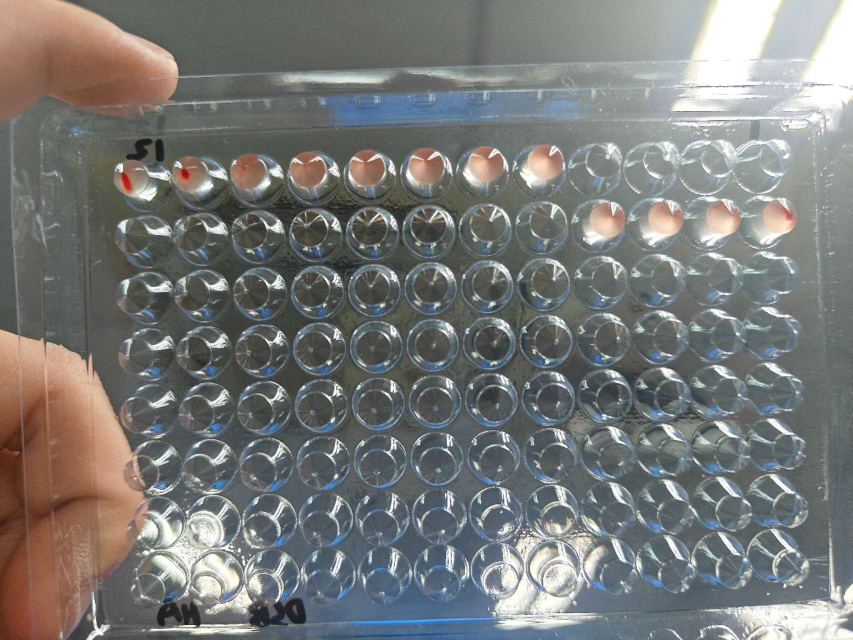
#> input picture 动物传染病学/HA.jpg, 1706 x 1280 px (shown at 1/2 size); its folder holds 5 pictures in this run
$ python create_final_report_minimalist.py
#> lines starting #> are read from the running program, lines starting #| are printed output that depends on the picture
import matplotlib as mpl
import matplotlib.pyplot as plt
import matplotlib.image as mpimg
import numpy as np

# [nature-figure] Minimalist Publication Polish
mpl.rcParams.update({
    "font.family": "sans-serif",
    "font.sans-serif": ["Arial", "Helvetica", "DejaVu Sans", "sans-serif"],
    "svg.fonttype": "none",
    "pdf.fonttype": 42,
    "font.size": 8.5,
})

def save_pub_py(fig, filename, dpi=600):
    fig.savefig(f"{filename}.svg", bbox_inches="tight")
    fig.savefig(f"{filename}.pdf", bbox_inches="tight")
    fig.savefig(f"{filename}.png", dpi=dpi, bbox_inches="tight")
    print(f"Minimalist report saved as {filename}.svg/pdf/png")

# 1. Load and Flip Images
ha_img = mpimg.imread('HA.jpg')
#> ha_img is the input picture: shape (1280, 1706, 3); mean R, G, B 120.4, 121.6, 119.9
hi_img = mpimg.imread('HI.jpg')
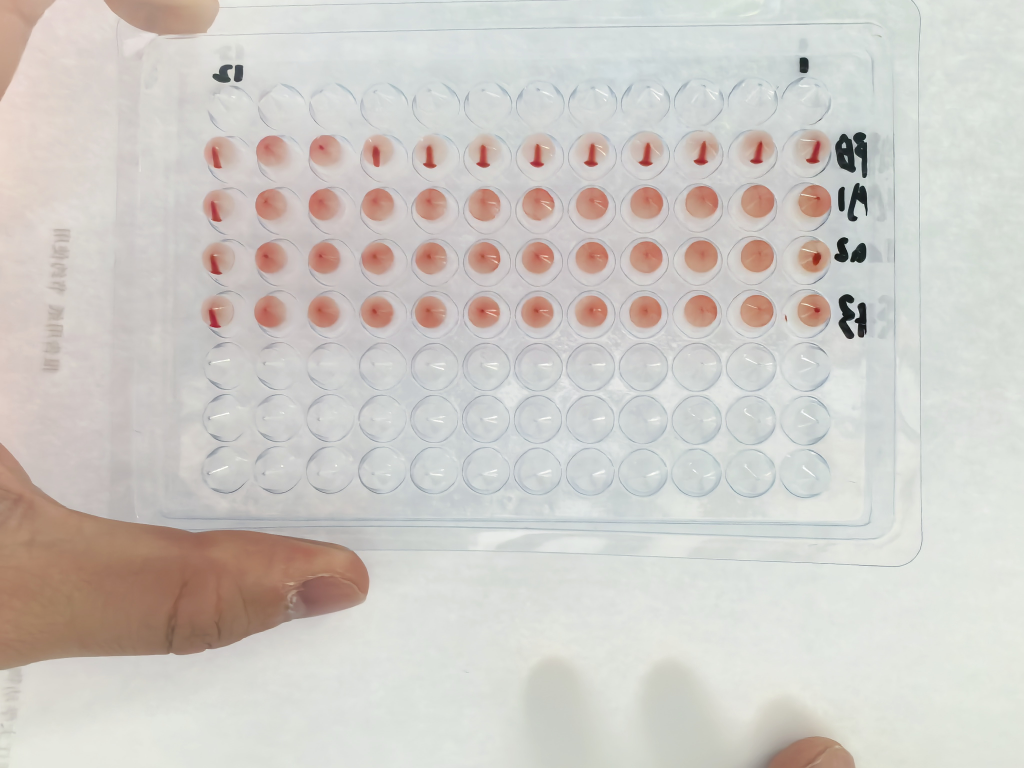
#> input picture 动物传染病学/HI.jpg, 4096 x 3072 px (shown at 1/4 size)
#> hi_img is the input picture: shape (3072, 4096, 3); mean R, G, B 207.1, 203.2, 198.1
ha_img_flipped = np.fliplr(ha_img)
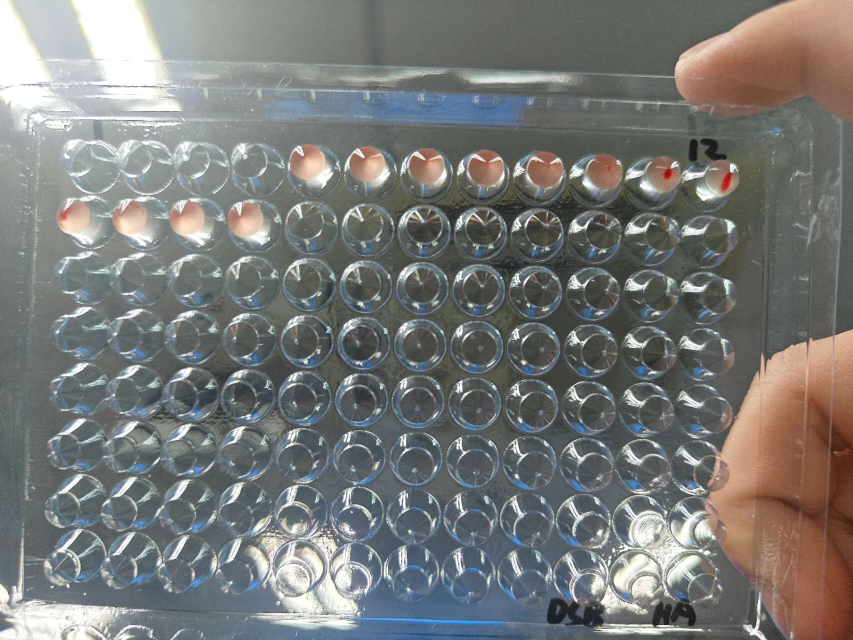
#> ha_img_flipped: shape (1280, 1706, 3) (shown at 1/2 size); mean R, G, B 120.4, 121.6, 119.9
hi_img_flipped = np.fliplr(hi_img)
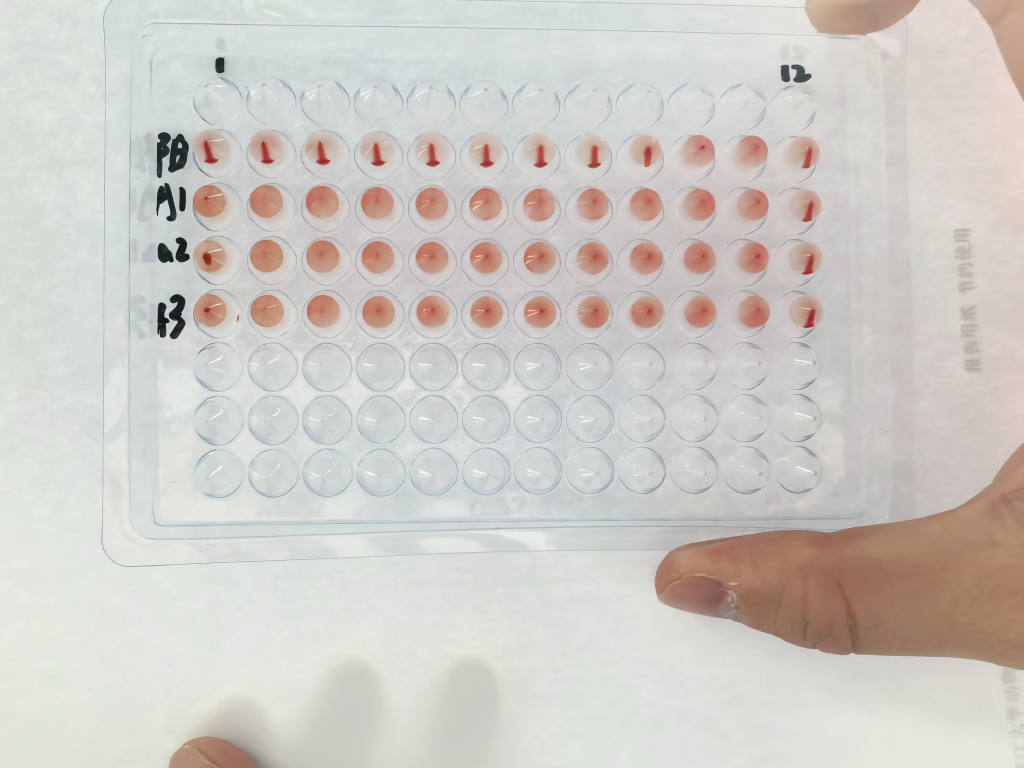
#> hi_img_flipped: shape (3072, 4096, 3) (shown at 1/4 size); mean R, G, B 207.1, 203.2, 198.1

# 2. Setup Figure Layout
fig = plt.figure(figsize=(11, 7.5))
# Use small hspace to keep C close, but titles need space for red labels
gs = fig.add_gridspec(2, 2, height_ratios=[1, 0.4], hspace=0.1, wspace=0.1)

# --- Panel (a): HA Plate ---
ax1 = fig.add_subplot(gs[0, 0])
ax1.imshow(ha_img_flipped)
ax1.set_axis_off()
# Removed titer from title, increased pad to 25 to avoid overlap with red numbers
ax1.set_title('a  Virus HA Assay', loc='left', fontweight='bold', pad=25)
for i in range(12):
    ax1.text(ha_img_flipped.shape[1] * (i + 0.5) / 12, -35, str(i+1),
             ha='center', fontsize=7, color='#E64B35', fontweight='bold')

# --- Panel (b): HI Plate ---
ax2 = fig.add_subplot(gs[0, 1])
ax2.imshow(hi_img_flipped)
ax2.set_axis_off()
# Removed titer from title
ax2.set_title('b  Serum HI Assay', loc='left', fontweight='bold', pad=25)
rows = ["PB", "A1", "A2", "A3"]
for i, label in enumerate(rows):
    ax2.text(-50, hi_img_flipped.shape[0] * (i + 1.2) / 6.5, label,
             va='center', ha='right', fontsize=9, fontweight='bold', color='#4DBBD5')

# --- Panel (c): Results Table ---
ax3 = fig.add_subplot(gs[1, :])
ax3.set_axis_off()
ax3.text(0.0, 0.95, 'c  Summary of Expert-Corrected Experimental Data', fontweight='bold', fontsize=10, color='darkred')

# Expert Corrected Data
table_data = [
    ["Assay Type", "Sample Group", "Expert Observation", "Final Titer ($log_2$)"],
    ["HA (Virus)", "Standard Ag", "Agglutination persists up to Well 10", "10"],
    ["HI (Serum)", "Positive Blood (PB)", "Inhibition persists up to Well 9", "9"],
    ["HI (Serum)", "Test Group A1", "Low/No inhibition detected", "< 2"],
    ["HI (Serum)", "Test Group A2", "Inhibition persists up to Well 2", "2"],
    ["HI (Serum)", "Test Group A3", "Low/No inhibition detected", "< 2"]
]

col_widths = [0.15, 0.20, 0.50, 0.15]
the_table = ax3.table(cellText=table_data, loc='center', cellLoc='center',
                      bbox=[0.0, 0.05, 1.0, 0.85], colWidths=col_widths)
the_table.auto_set_font_size(False)
the_table.set_fontsize(9)

# Formatting
for (row, col), cell in the_table.get_celld().items():
    if row == 0:
        cell.set_text_props(fontweight='bold', color='white')
        cell.set_facecolor('#333333')
    else:
        cell.set_edgecolor('#CCCCCC')
        cell.set_linewidth(0.5)
        if row > 2:
            cell.get_text().set_color('red')

plt.subplots_adjust(top=0.9, bottom=0.08, left=0.05, right=0.95)

save_pub_py(fig, "Final_Scientific_Report")
#> in save_pub_py, `fig.savefig(f"{filename}.svg", bbox_inches="tight")`:
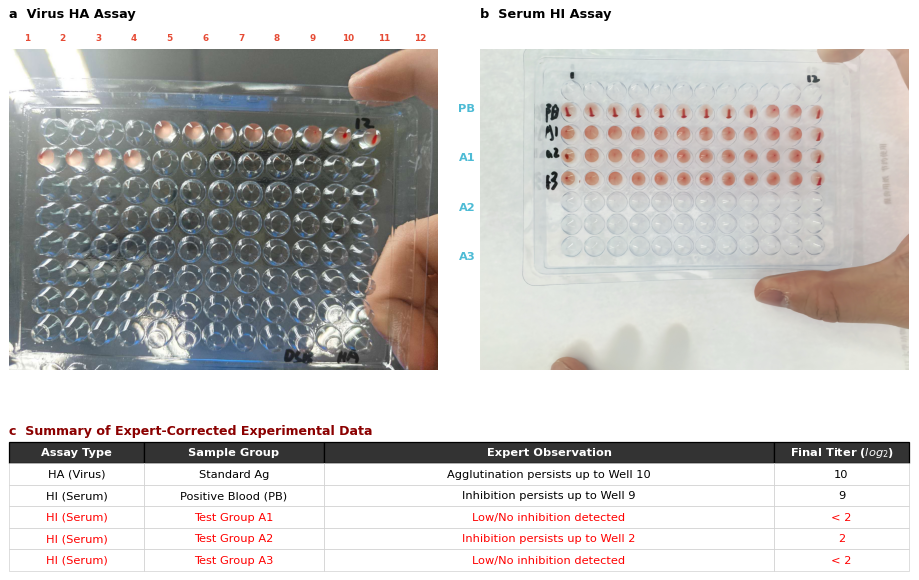
#> figure drawn by matplotlib, 2 panels
plt.close(fig)
